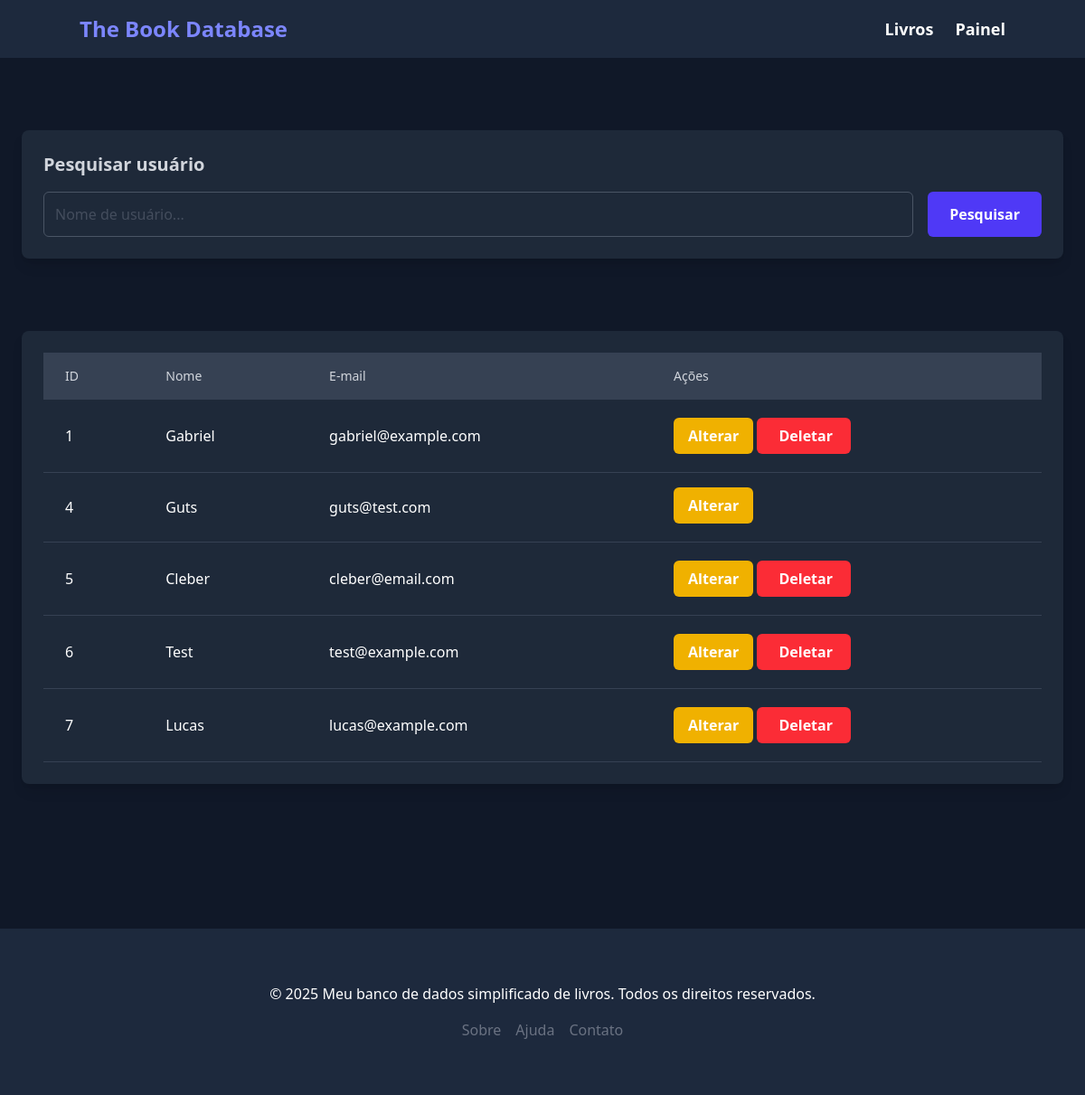
/usersList.php (signed in), run on the app's committed database.
### tables this page shows
CREATE TABLE users(
id INTEGER PRIMARY KEY AUTOINCREMENT,
name VARCHAR(255) NOT NULL,
email VARCHAR(255) NOT NULL,
password VARCHAR(255) NOT NULL
);

### db.php (called while the page is built)
<?php
function db(){
    return $db = new PDO('sqlite:banco.sqlite');
}
?>

### usersList.php (the view, shortened to what this page needs)
<?php
include('db.php');
include('header.php');
if (!isset($_POST['user-search'])) {
    $query = db()->prepare("SELECT id,name,email FROM users");
    $query->execute();
    $users = $query->fetchAll();
} else {
    $query = db()->prepare("SELECT id,name,email FROM users WHERE name LIKE :search");
    $query->execute([
        'search' => "%" . $_POST['user-search'] . "%"
    ]);
    $users = $query->fetchAll();
}
?>
<div class="pt-10 pb-30">
    <section class="max-w-7xl mx-auto px-6 py-10">
        <div class="bg-gray-800 p-6 rounded-lg shadow-lg">
            <form action="" method="post" class="space-y-4">
                <label for="user-search" class="block text-xl font-semibold text-gray-300">Pesquisar usuário</label>
                <div class="flex space-x-4">
                    <input type="search" name="user-search" placeholder="Nome de usuário..." class="w-full p-3 border border-gray-600 rounded-md focus:outline-none focus:ring-2 focus:ring-indigo-500 text-gray-500">
                    <button type="submit" class="px-6 py-3 bg-indigo-600 text-white font-semibold rounded-md hover:bg-indigo-700 transition">Pesquisar</button>
                </div>
            </form>
        </div>
    </section>
    <section class="max-w-7xl mx-auto px-6 py-10">
        <?php if (count($users) > 0): ?>
            <div class="overflow-x-auto bg-gray-800 p-6 rounded-lg shadow-lg">
                <table class="min-w-full text-left table-auto">
                    <thead>
                        <tr class="bg-gray-700">
                            <th class="px-6 py-4 text-sm font-medium text-gray-300">ID</th>
                            <th class="px-6 py-4 text-sm font-medium text-gray-300">Nome</th>
                            <th class="px-6 py-4 text-sm font-medium text-gray-300">E-mail</th>
                            <th class="px-6 py-4 text-sm font-medium text-gray-300">Ações</th>
                        </tr>
                    </thead>
                    <tbody>
                        <?php foreach ($users as $user): ?>
                            <tr class="border-b border-gray-700">
                                <td class="px-6 py-4"><?= $user['id']; ?></td>
                                <td class="px-6 py-4"><?= $user['name']; ?></td>
                                <td class="px-6 py-4"><?= $user['email']; ?></td>
                                <td class="px-6 py-4">
                                    <form action="updateUser.php" method="post" class="inline-block mb-1">
                                        <button type="submit" name="update-user-id" class="px-4 py-2 bg-yellow-500 text-white font-semibold rounded-md hover:bg-yellow-600 transition">Alterar</button>
                                    </form>
                                    <?php if($_SESSION['id'] != $user['id']): ?>
                                    <form action="actions.php" method="post" class="inline-block mt-1">
                                        <button type="submit" name="delete-user" class=" pl-6 px-5 py-2 bg-red-500 text-white text-center font-semibold rounded-md hover:bg-red-600 transition">Deletar</button>
                                    </form>
                                    <?php endif; ?>
                                </td>
                            </tr>
                        <?php endforeach; ?>
                    </tbody>
                </table>
            </div>
        <?php endif; ?>
    </section>
</div>
<?php
include('footer.php');
?>

### data on the page
users: id "1", name "Gabriel", email "gabriel@example.com"
users: id "4", name "Guts", email "guts@test.com"
users: id "5", name "Cleber", email "cleber@email.com"
users: id "6", name "Test", email "test@example.com"
users: id "7", name "Lucas", email "lucas@example.com"
